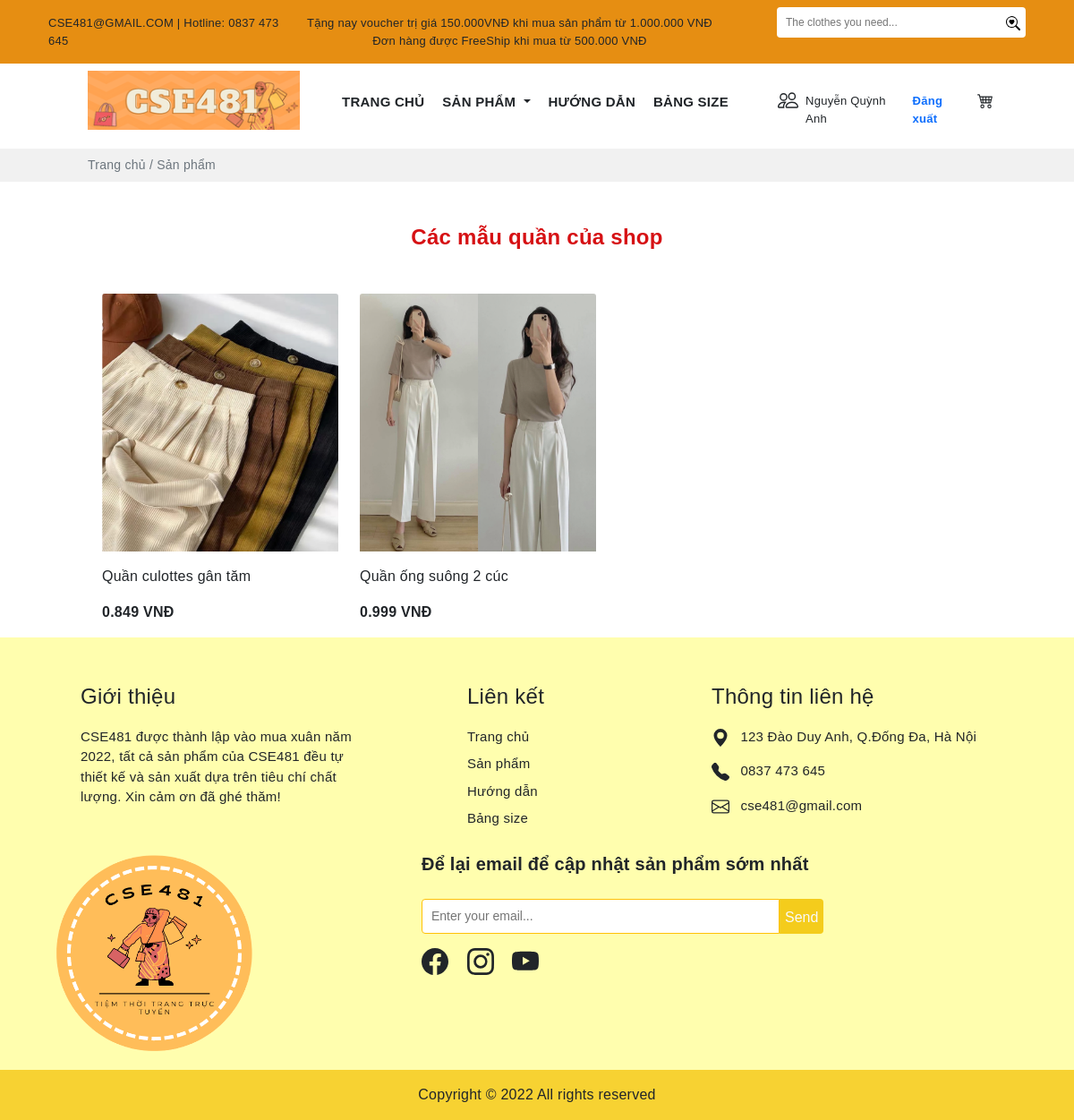
Screenshot of /product/bottom1.php?id=1 with the database file from the repository.
### tables this page shows
CREATE TABLE `khachhang` (
  `MaK` int(11) NOT NULL,
  `TenK` varchar(100) DEFAULT NULL,
  `Gioitinh` varchar(10) DEFAULT NULL,
  `Ngaysinh` date DEFAULT NULL,
  `Diachi` varchar(100) DEFAULT NULL,
  `SĐT` varchar(10) DEFAULT NULL,
  `email` varchar(30) NOT NULL,
  `matkhau` varchar(50) NOT NULL
);

CREATE TABLE `sanpham` (
  `MaSP` varchar(10) NOT NULL,
  `TenSP` varchar(30) DEFAULT NULL,
  `MaLH` varchar(10) NOT NULL,
  `Giaban` double(3,3) DEFAULT NULL,
  `Gianhap` decimal(18,3) DEFAULT NULL,
  `Tylegiamgia` double(2,2) DEFAULT NULL,
  `Soluong` int(11) DEFAULT NULL,
  `Mota` varchar(500) DEFAULT NULL,
  `Trangthai` varchar(30) DEFAULT NULL,
  `img` varchar(30) DEFAULT NULL,
  `Ngaynhap` date NOT NULL
);

### product/bottom1.php (the view, shortened to what this page needs)
<?php include('../config/database.php');
?>
<?php
$id =$_GET['id'];
    $sql3 = "SELECT * FROM khachhang, sanpham where khachhang.MaK='$id' ";
    $result3 = mysqli_query($conn,$sql3);
    if(mysqli_num_rows($result3)>0){
        $row = mysqli_fetch_assoc($result3);
        }
    ?>
<!DOCTYPE html>
<html lang="en">
<head>
    <link rel="stylesheet" href="https://cdn.jsdelivr.net/npm/bootstrap-icons@1.7.2/font/bootstrap-icons.css">
    <link href="https://cdn.jsdelivr.net/npm/bootstrap@5.1.3/dist/css/bootstrap.min.css" rel="stylesheet"
>
    <link rel="stylesheet" href="https://cdnjs.cloudflare.com/ajax/libs/OwlCarousel2/2.3.4/assets/owl.carousel.min.css"
 />
    <link rel="stylesheet"
        href="https://cdnjs.cloudflare.com/ajax/libs/OwlCarousel2/2.3.4/assets/owl.theme.default.min.css"
 />
    <link rel="stylesheet" href="../public/style.css">
</head>
<body>
    <div class="header">
        <div class="container-fluid" style="background:#e68e12;">
            <div class="container content">
                <div class="container">
                    <div class="row">
                        <div class="col py-3" style="font-size:13px;">
                            CSE481@GMAIL.COM | Hotline: 0837 473 645
                        </div>
                        <div class="col text-nowrap my-auto" style="font-size:13px;">
                            <p class="mb-0">
                                Tặng nay voucher trị giá 150.000VNĐ khi mua sản phẩm từ 1.000.000 VNĐ
                            </p>
                            <div class="text-center mx-auto">
                                Đơn hàng được FreeShip khi mua từ 500.000 VNĐ
                            </div>
                        </div>
                        <div class="col d-flex justify-content-end">
                            <div class="">
                                <form action="" method="GET">
                                    <div class="pt-2 ms-5 d-flex">
                                        <input class="py-2 rounded-start" type="text"
                                            style="border:none;padding-left: 10px;font-size:12px;width:250px"
                                            name="namesearch" placeholder="The clothes you need...">
                                        <button type="submit" class="border-0 rounded-0 rounded-end bg-white"> </button>
                                    </div>
                                </form>
                            </div>
                        </div>
                    </div>
                </div>
            </div>
        </div>
    </div>
    <section>
        <div class="container">
            <div class="row px-5">
                <div class="col-md-3 ">
                    <img src="img/logo-hcn.png" alt="" class="mt-2 ms-2 img-fluid">
                </div>
                <div class="col-md ps-0 mt-4">
                    <div class="row">
                        <div class="col-md">
                            <ul class="nav justify-content-center">
                                <li class="nav-item fw-bold ">
                                    <a class="nav-link link-dark pe-1" style="font-size:15px" aria-current="page"
                                        href="../index1.php?id=<?php echo $row['email'];?>">TRANG CHỦ</a>
                                </li>
                                <li class="nav-item fw-bold">
                                    <a style="font-size:15px" class="pe-1 nav-link dropdown-toggle link-dark" href="#"
                                        id="navbarDarkDropdownMenuLink" role="button" data-bs-toggle="dropdown"
                                        aria-expanded="false">
                                        SẢN PHẨM
                                    </a>
                                </li>
                                <li class="nav-item fw-bold">
                                    <a class=" pe-1 nav-link link-dark" style="font-size:15px" href="../huongdan1.php?id=<?php echo $row['MaK']; ?>">HƯỚNG DẪN</a>
                                </li>
                                <li class="nav-item fw-bold">
                                    <a class="pe-1 nav-link link-dark" style="font-size:15px"href="../size1.php?id=<?php echo $row['MaK']; ?>">BẢNG SIZE</a>
                                </li>
                            </ul>
                        </div>
                        <div class="col-md-4 mt-1 d-flex">
                            <a href="../user.php?id=<?php echo $row['MaK'];?>" class="text-decoration-none link-dark">
                                <div class="d-flex">
                                    <p class="pt-1" style="font-size:13px"><?php echo $row['TenK']; ?></p>
                                </div>
                            </a>
                            <a href="logout.php" class="text-decoration-none link-dark">
                                <div class="ms-3">
                                    <p class="pt-1 fw-bold link-primary" style="font-size:13px">Đăng xuất</p>
                                </div>
                            </a>
                            <a href="../cart.php?id=<?php echo $row['MaK']?>">
                            </a>
                        </div>
                    </div>
                </div>
            </div>
        </div>
        <div class="mt-2" style="background:#f1f1f1">
            <div class="container">
                <p class="px-5 ms-2 py-2 text-muted" style="font-size:14px">Trang chủ / Sản phẩm</p>
            </div>
        </div>
    </section>
    <section>
    <div class="container">
            <div class="px-5 mt-5">
                <h4 class="mt-3 text-center fw-bold" style="color:#d61114;">
                Các mẫu quần của shop</h4>
                <div class="row d-flex  px-4 mt-5">
                    <?php
                            $sql1 = "SELECT *, sanpham.Giaban-(sanpham.Giaban*sanpham.Tylegiamgia) as Giagiam from loaihang,sanpham where loaihang.MaLH=sanpham.MaLH and loaihang.MaLH='LH02'";
                            $res1 = mysqli_query($conn, $sql1);
                            $count1 = mysqli_num_rows($res1);
                            if($count1>0)
                            {
                                while($row=mysqli_fetch_assoc($res1))
                                {
                        ?>
                    <div class="card me-0 border-0" style="width: 18rem;">
                        <img src="../img/<?php echo $row['img'];?>" class="img-fluid card-img-top" alt="...">
                        <div class="card-body px-0">
                            <p class="card-text"><?php echo $row['TenSP']; ?></p>
                            <p class="d-inline fw-bold"><?php echo $row['Giagiam']; ?> VNĐ</p>
                        </div>
                    </div>
                    <?php
                                }
                            }
                                ?>
                </div>
            </div>
        </div>
    </section>
    <section style="background:#fffeae;">
        <div class="container">
            <div style="font-size:15px" class="row px-5">
                <div class="col-md-4  me-5">
                    <p class="fs-4 mt-5">Giới thiệu</p>
                    <p class="">CSE481 được thành lập vào mua xuân năm
                        2022, tất cả sản phẩm của CSE481 đều tự thiết kế và sản xuất dựa trên tiêu chí chất lượng. Xin
                        cảm ơn đã ghé thăm!</p>
                </div>
                <div class="col-md-3 me-5 ps-5">
                    <p class="fs-4 mt-5">Liên kết</p>
                    <a class="link-dark text-decoration-none" href="">
                        <p class="mb-2">Trang chủ</p>
                    </a>
                    <a class="link-dark text-decoration-none" href="">
                        <p class="mb-2">Sản phẩm</p>
                    </a>
                    <a class="link-dark text-decoration-none" href="">
                        <p class="mb-2">Hướng dẫn</p>
                    </a>
                    <a class="link-dark text-decoration-none" href="">
                        <p class="mb-2">Bảng size</p>
                    </a>
                </div>
                <div class="col-md">
                    <p class="fs-4 mt-5">Thông tin liên hệ</p>
                    <div class="">
                        <svg xmlns="http://www.w3.org/2000/svg" width="20" height="20" fill="currentColor"
                            class="bi bi-geo-alt-fill d-inline" viewBox="0 0 16 16">
                            <path
                                d="M8 16s6-5.686 6-10A6 6 0 0 0 2 6c0 4.314 6 10 6 10zm0-7a3 3 0 1 1 0-6 3 3 0 0 1 0 6z" />
                        </svg>
                        <p class="ms-2 d-inline">123 Đào Duy Anh, Q.Đống Đa, Hà Nội</p>
                    </div>
                    <div class="mt-3">
                        <p class="ms-2 d-inline">0837 473 645</p>
                    </div>
                    <div class="mt-3">
                        <p class="ms-2 d-inline">cse481@gmail.com</p>
                    </div>
                </div>
            </div>
            <div class="row">
                <div class="col-md-3 me-5">
                    <img class="img-fluid" src="../img/1.png" alt="">
                </div>
                <div class="col">
                    <div class="ms-5 mt-3 ps-5">
                        <p class="fs-5 fw-bold">Để lại email để cập nhật sản phẩm sớm nhất</p>
                        <div class="">
                            <form action="" method="GET">
                                <div class="pt-2 d-flex">
                                    <input class="py-2 border border-warning rounded-start" type="text"
                                        style="padding-left: 10px;font-size:14px;width:400px" name=""
                                        placeholder="Enter your email...">
                                    <button type="submit" style="background:#f4cc1c;"
                                        class="border-0 rounded-0 rounded-end link-light">
                                        <p class="mt-1 mb-0">Send</p>
                                    </button>
                                </div>
                            </form>
                        </div>
                        <div class="mt-3">
                            <a href="#" class="me-3 icon link-dark"></a>
                            <a href="#" class="me-3 icon link-dark"></a>
                            <a href="#" class="me-3 icon link-dark"></a>
                        </div>
                    </div>
                </div>
            </div>
        </div>
        <p class="text-center py-3 mb-0" style="background:#f7d232;">Copyright © 2022 All rights reserved</p>
    </section>
</body>
</html>

### public/style.css (style rules this page uses)
body { font-family: 'Trebuchet MS', sans-serif; letter-spacing: 0.25px; }
.card img { width: 288px; height: 288px; }

### rows the page displays
khachhang: TenK "Nguyễn Quỳnh Anh"
sanpham: img (picture), TenSP "Quần culottes gân tăm", Giagiam "0.849"
sanpham: img (picture), TenSP "Quần ống suông 2 cúc", Giagiam "0.999"
